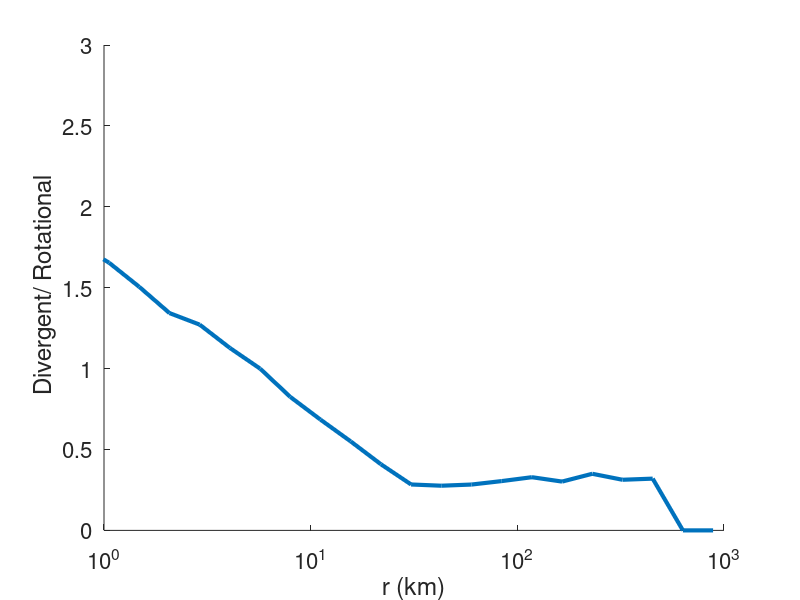

The MATLAB source for this figure:
clear all
close all

load S2.mat

%%
figure(25) , hold all 
semilogx(dist_axis./1000, (s2dd./s2rr).^0.5,'linewidth',3)
axis([10^0 10^3 0 3])
set(gca,'fontsize',16)
xlabel('r (km)')
ylabel(' Divergent/ Rotational')